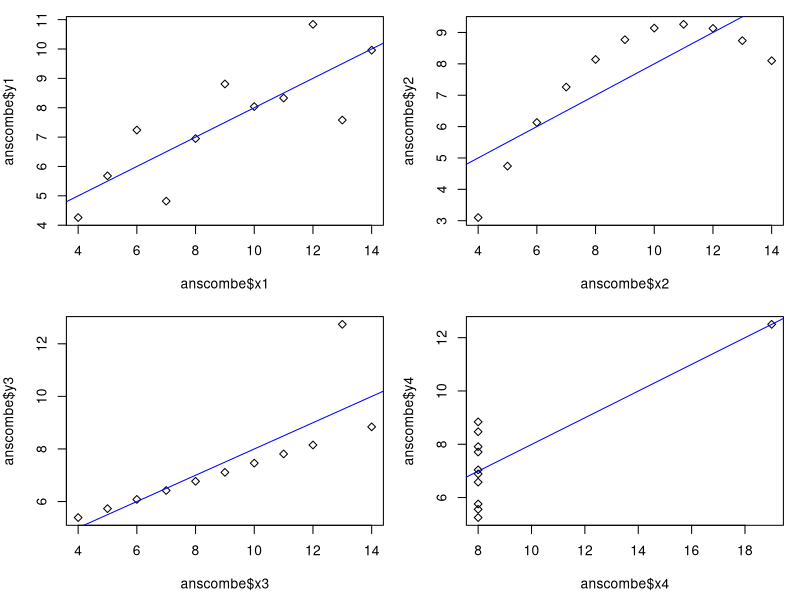

Source code (R):
##Laboratorio 5
##Diego Axayacatl Gonzalez Cuellar
##1610823

##Coeficiente de correlacion


# Ingreso de datos y vectores ---------------------------------------------

x1 <- c(10,8,13,9,11,14,6,4,12,7,5)
x2 <- c(10,8,13,9,11,14,6,4,12,7,5)
x3 <- c(10,8,13,9,11,14,6,4,12,7,5)
x4 <- c(8,8,8,8,8,8,8,19,8,8,8)

y1 <- c(8.04,6.95,7.58,8.81,8.33,9.96,7.24,4.26,10.84,4.82,5.68)
y2 <- c(9.14,8.14,8.74,8.77,9.26,8.10,6.13,3.10,9.13,7.26,4.74)
y3 <- c(7.46,6.77,12.74,7.11,7.81,8.84,6.08,5.39,8.15,6.42,5.73)
y4 <- c(6.58,5.76,7.71,8.84,8.47,7.04,5.25,12.50,5.56,7.91,6.8)


# Coeficiente de correlacion ----------------------------------------------

cor.x1y1 <- cor.test(x1,y1)
cor.x1y1
xy1.lm <- lm(y1 ~ x1)

## para el grupo de x1y1 el valor de r = 0.8164205, df = 9
## el valor de p = 0.00217 rechazando la hipotesis nula y aceptando la alterna
## denotando que si existe una diferencia significativa entre los datos
## aunque la correlacion si sea signifiativa pero los datos se disperesen 
## atipicamente

summary(xy1.lm)

cor.x2y2 <- cor.test(x2,y2)
cor.x2y2
xy2.lm <- lm(y2 ~ x2)

## para el grupo x2y2 el valor de r = 0.8162365, df = 9
## el valor de p = 0.002179 rechazando la hipotesis nula y aceptando la alterna
## demostrando que si existe una diferencia significativa entre los datos
## y cuenta con una correlacion lineal significativa

summary(xy2.lm)

cor.x3y3 <- cor.test(x3,y3)
cor.x3y3
xy3.lm <- lm(y3 ~ x3)

## para el grupo x3y3 el valor de r = 0.8162867, df = 9
## el valor de p = 0.002176 aceptando la hipotesis alterna y rechazando la nula
## marcando que si existe una diferencia significativa entre los datos
## aunque la correlacion si sea signifiativa pero los datos se disperesen 
##atipicamente

summary(xy3.lm)

cor.x4y4 <- cor.test(x4,y4)
cor.x4y4
xy4.lm <- lm(y4 ~ x4)

## para el grupo x4y4 el valor de r = 0.8166967, df = 9
## el valor de p = 0.002156 aceptando la hipotesis alterna y rechazando la nula
## demostrando que si existe una diferencia significativa entre los datos
##aunque la correlacion si sea signifiativa pero los datos se disperesen 
##atipicamente

summary(xy4.lm)

# Grafico de dispersion de puntos ---------------------------------------

op = par(mfrow = c(2, 2), mar = c(4.5, 4, 1, 1))
plot(anscombe$x1, anscombe$y1, pch = 23)
abline(xy1.lm, col = "blue")
plot(anscombe$x2, anscombe$y2, pch = 23)
abline(xy2.lm, col = "blue")
plot(anscombe$x3, anscombe$y3, pch = 23)
abline(xy3.lm, col = "blue")
plot(anscombe$x4, anscombe$y4, pch = 23)
abline(xy4.lm, col = "blue")
par(op)

## Graficamente se puede notar que los datos mantienen correlaciones positivas
## si embargo muestran distribuciones diferentes, el primer grupo xy1 cuentan
## con una distribucion normal y un relacion linear simple
## el grupo xy2 tiene una distribucion anormal aunque el valor de r demuestre
## una relacion entre las variables, el grupo xy3 no cuenta con un relacion
## lineal, sin embargo, la regresion no es concluyente dado por la distribucion
## el grupo xy4, graficamente cuenta con una distribucion linear, aunque
## los datos sean atipicos.